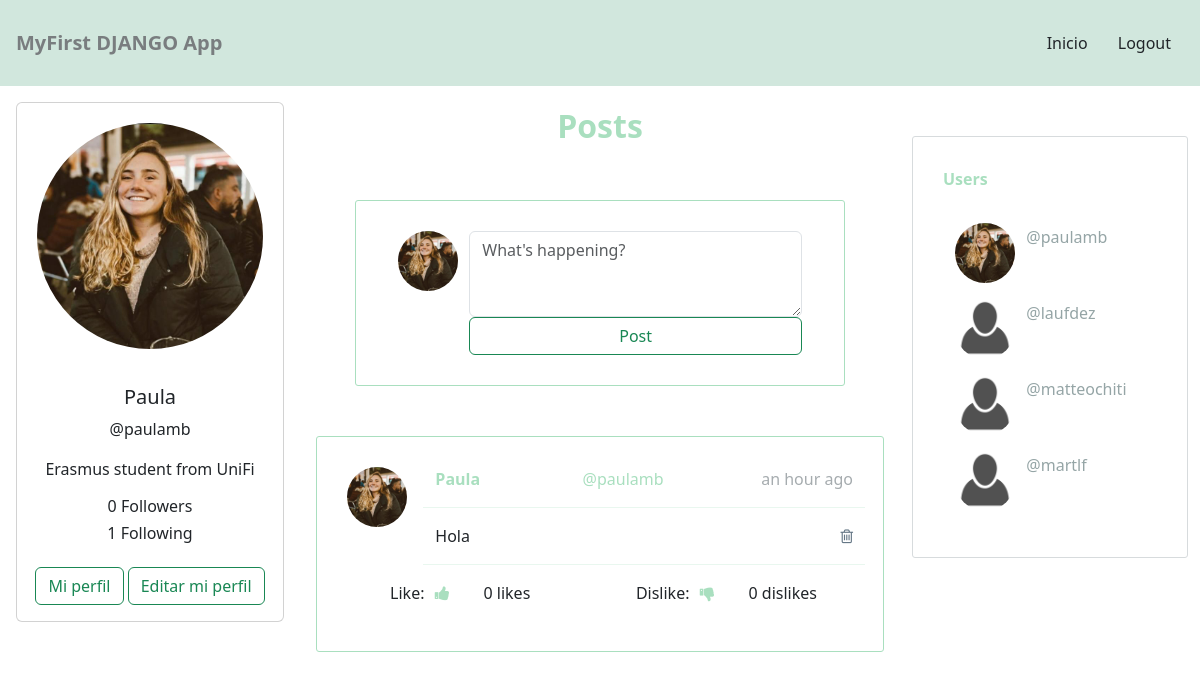
The app's page / (signed in) with its own data.
### socialnetwork/models.py (models this page shows, shortened)
class Profile(models.Model):
    user = models.OneToOneField(User, on_delete=models.CASCADE)
    bio = models.CharField(default='Biography', max_length=100)
    image = models.ImageField(default='default.png')
    def following(self):
        user_ids = Relationship.objects.filter(from_user=self.user)\
                                    .values_list('to_user_id', flat=True)
        return User.objects.filter(id__in=user_ids)
    def followers(self):
        user_ids = Relationship.objects.filter(to_user=self.user)\
                                    .values_list('from_user_id', flat=True)
        return User.objects.filter(id__in=user_ids)
    def create_profile(sender, instance, created, **kwargs):
        if created:
            user_profile = Profile(user=instance)
            user_profile.save()
    post_save.connect(create_profile, sender=User)

class Post(models.Model):
    timestamp = models.DateTimeField(default=timezone.now)
    content = models.TextField()
    user = models.ForeignKey(User, on_delete=models.CASCADE, related_name='posts')
    likes = models.ManyToManyField(User, blank=True, related_name='likes')
    dislikes = models.ManyToManyField(User, blank=True, related_name='dislikes')
    class Meta:
        ordering = ['-timestamp']  #Sort posts by time

### socialnetwork/views.py (the view)
# urls.py: 2. Add a URL to urlpatterns:  path('', views.home, name='home')
def home(request):
    posts = Post.objects.all()
    if request.method == 'POST':
        form = PostForm(request.POST)
        if form.is_valid():
            post = form.save(commit=False)
            post.user = request.user
            post.save()
            return redirect('home')
    else:
        form = PostForm()
    profiles = Profile.objects.all()
    context = {'posts' : posts, 'form' : form, 'profiles': profiles}
    return render(request, 'socialnetwork/newsfeed.html', context)

### socialnetwork/forms.py
class PostForm(forms.ModelForm):
    content = forms.CharField(widget=forms.Textarea(attrs={'class':'form-control w-100', 'id':'contentsBox', 'rows':'3', 'placeholder':'What\'s happening?'}))
    class Meta:
        model = Post
        fields = ['content']

### socialnetwork/templates/socialnetwork/newsfeed.html (shortened to what this page needs)
{% extends 'socialnetwork/layout.html' %}
{% load humanize %}
{% block content %}
<div id="main" class="container-fluid">
        <div class="row">
            <div class="col-md-3 col-lg-3 col-xl-3 d-none d-md-block" style="padding:1em">
                <div class="card" >
                    {% if request.user.is_authenticated %}
                    <img src="{{ request.user.profile.image.url }}" class="card-img-top rounded-circle" style="padding: 20px" alt="...">
                    {% endif %}
                    <div class="card-body" style="text-align:center">
                        <h5 class="card-title">{{ request.user.first_name }}</h5>
                        <p class="card-text">@{{ request.user }}</p>
                        {% if request.user.is_authenticated %}
                        <p class="card-text">{{ request.user.profile.bio }}</p>
                        <h6 class="card-title font-weight-bold">{{ request.user.profile.followers.count }} Followers</h6>
                        <h6 class="card-title font-weight-bold">{{ request.user.profile.following.count }} Following</h6>
                        <a href="{% url 'profile' request.user %}" class="btn btn-outline-success" style="margin-top:1em">Mi perfil</a>
                        <a href="{% url 'editar' %}" class="btn btn-outline-success" style="margin-top:1em">Editar mi perfil</a>
                        {% endif %}
                    </div>
                </div>
            </div>
            <div class="col-12 col-sm-12 col-md-6 col-lg-6 col-xl-6 d-block" style="padding:1em">
                {% if request.user.is_authenticated %}
                <p style="font-size: xx-large; color: #A9DFBF; font-weight: bolder; text-align: center"> Posts </p>
                <div id="inputPostArea" class="row" style="max-width: 490px; margin: 0 auto; margin-top: 50px; border-radius: 3px; padding: 30px; border: 1px solid #A9DFBF;">
                    <div class="col-2">
                        <img src="{{ request.user.profile.image.url}}" style="border-radius: 100px; width: 60px; margin-right: 15px;" alt="">
                    </div>
                    <div class="col-10">
                        <form method="post">
                            {{ form.content }}
                            <div id="rightBtn">
                                <button class="btn btn-outline-success" style="width: 100%;">Post</button>
                            </div>
                        </form>
                    </div>
                </div>
                {% endif %}
                {% for post in posts %}
                <div id="postsCards" style="max-width: 900px; margin: 0 auto; margin-top: 50px; border-radius: 3px; padding: 30px; border: 1px solid #A9DFBF">
                    <div class="row">
                        <div class="col-2">
                            <img src="{{ post.user.profile.image.url }}" style="border-radius: 100px; width: 60px; margin-right: 15px" alt="">
                        </div>
                        <div class="col-10">
                            <div class="row">
                                <div class="col-4" style="float: left">
                                    <a href="{% url 'profile' post.user %}" style="text-decoration: none; color: #A9DFBF; font-weight: bolder">{{ post.user.first_name }}</a>
                                </div>
                                <div class="col-4" style="float: left">
                                    <a href="{% url 'profile' post.user %}" style="text-decoration: none; color: #A9DFBF">@{{ post.user }}</a>
                                </div>
                                <div class="col-4" style="float: right; text-align: right; color: #A6ACAF">
                                   <span>{{ post.timestamp|naturaltime }}</span>
                                </div>
                            </div>
                            <div class="row" style="padding: 1em 0 0">
                                <hr style="color: #A9DFBF">
                                <div class="col-10">
                                    <p>{{post.content}}</p>
                                </div>
                                {% if request.user == post.user %}
                                <div class="col-2">
                                    <a href="{% url 'delete' post.id %}" style="background: white; border: none;  float:right">
                                    <i class="fa fa-trash-o" style="color: #657786"></i>
                                    </a>
                                </div>
                                {% endif %}
                                <hr style="color: #A9DFBF">
                            </div>
                        </div>
                    </div>
                    {% if request.user.is_authenticated %}
                    <div class="row" >
                        <div class="col-3" style="text-align: right">
                            <form method="POST" action="{% url 'like' post.pk %}" style="background: white; border: none">
                                <p>Like:
                                    <button type="submit" class="fa fa-thumbs-up" style="color: #A9DFBF; background: white; border: none"></button>
                                </p>
                            </form>
                        </div>
                        <div class="col-3" style="padding-left: 1em; text-align: left">
                            {{ post.likes.all.count }} likes
                        </div>
                        <div class="col-3" style="text-align: right">
                            <form method="POST" action="{% url 'dislike' post.pk %}" style="background: white; border: none">
                                <p>Dislike:
                                    <button type="submit" class="fa fa-thumbs-down" style="color: #A9DFBF; background: white; border: none"></button>
                                </p>
                            </form>
                        </div>
                        <div class="col-3" style="padding-left: 1em; text-align: left">
                            {{ post.dislikes.all.count }} dislikes
                        </div>
                    </div>
                    {% endif %}
                </div>
                {% endfor %}
            </div>
            <div class="col-md-3 col-lg-3 col-xl-3 d-none d-md-block">
                <div id="WhoToFollowCard" style="margin: 0 auto; margin-top: 50px; border-radius: 3px; padding: 30px; border: 1px solid #D7DBDD">
                    <div class="row">
                        <p style="color: #A9DFBF; font-weight: bolder"> Users </p>
                    </div>
                    {% for profile in profiles %}
                        <div class="row" style="margin: 1em auto">
                            <div class="col-4">
                                <img src="{{ profile.image.url }}" style="border-radius: 100px; width: 60px; margin-right: 15px" alt="">
                            </div>
                            <div class="col-8">
                                <a href="{% url 'profile' profile.user %}" style="margin: auto; text-decoration: none; color: #95A5A6; text-align: right; vertical-align: middle">@{{ profile.user }}</a>
                            </div>
                        </div>
                    {% endfor %}
                </div>
            </div>
        </div>
</div>
{% endblock content %}

### records on screen
Post: user.profile.image (picture), user.first_name "Paula", user "paulamb", timestamp "an hour ago", content "Hola", likes.all.count "0", dislikes.all.count "0"
Profile: image (picture), user "paulamb"
Profile: image (placeholder picture), user "laufdez"
Profile: image (placeholder picture), user "matteochiti"
Profile: image (placeholder picture), user "martlf"

### other values on screen
{{ request.user.first_name }} "Paula"
{{ request.user }} "paulamb"
{{ request.user.profile.bio }} "Erasmus student from UniFi"
{{ request.user.profile.followers.count }} "0"
{{ request.user.profile.following.count }} "1"
